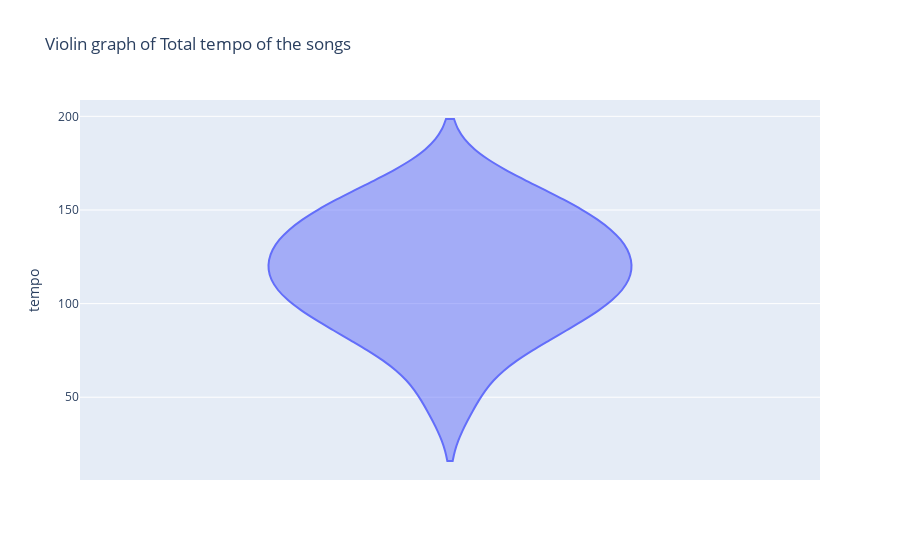

Notebook code for this chart:
### Code cell
px.violin(df1, y='tempo',
          title = 'Violin graph of Total tempo of the songs',)

### Figure 1 — Plotly figure (JSON) as saved in the notebook; plotly's stock layout.template omitted (floating-point values rounded to 4 significant figures)
{"data": [{"alignmentgroup": "True", "box": {"visible": false}, "hovertemplate": "tempo=%{y}<extra></extra>", "legendgroup": "", "marker": {"color": "#636efa"}, "name": "", "offsetgroup": "", "orientation": "v", "scalegroup": "True", "showlegend": false, "type": "violin", "x0": " ", "xaxis": "x", "y": [97.95, 86.02, 48.72, 80.01, 132.0, 148.0, 135.9, 75.98, 151.0, 104.6, 140.1, 123.8, 131.1, 117.0, 158.0, 103.3, 102.0, 165.8, 111.0, 120.2], "y0": " ", "yaxis": "y"}], "layout": {"legend": {"tracegroupgap": 0}, "title": {"text": "Violin graph of Total tempo of the songs"}, "violinmode": "group", "xaxis": {"anchor": "y", "domain": [0, 1]}, "yaxis": {"anchor": "x", "domain": [0, 1], "title": {"text": "tempo"}}}}
